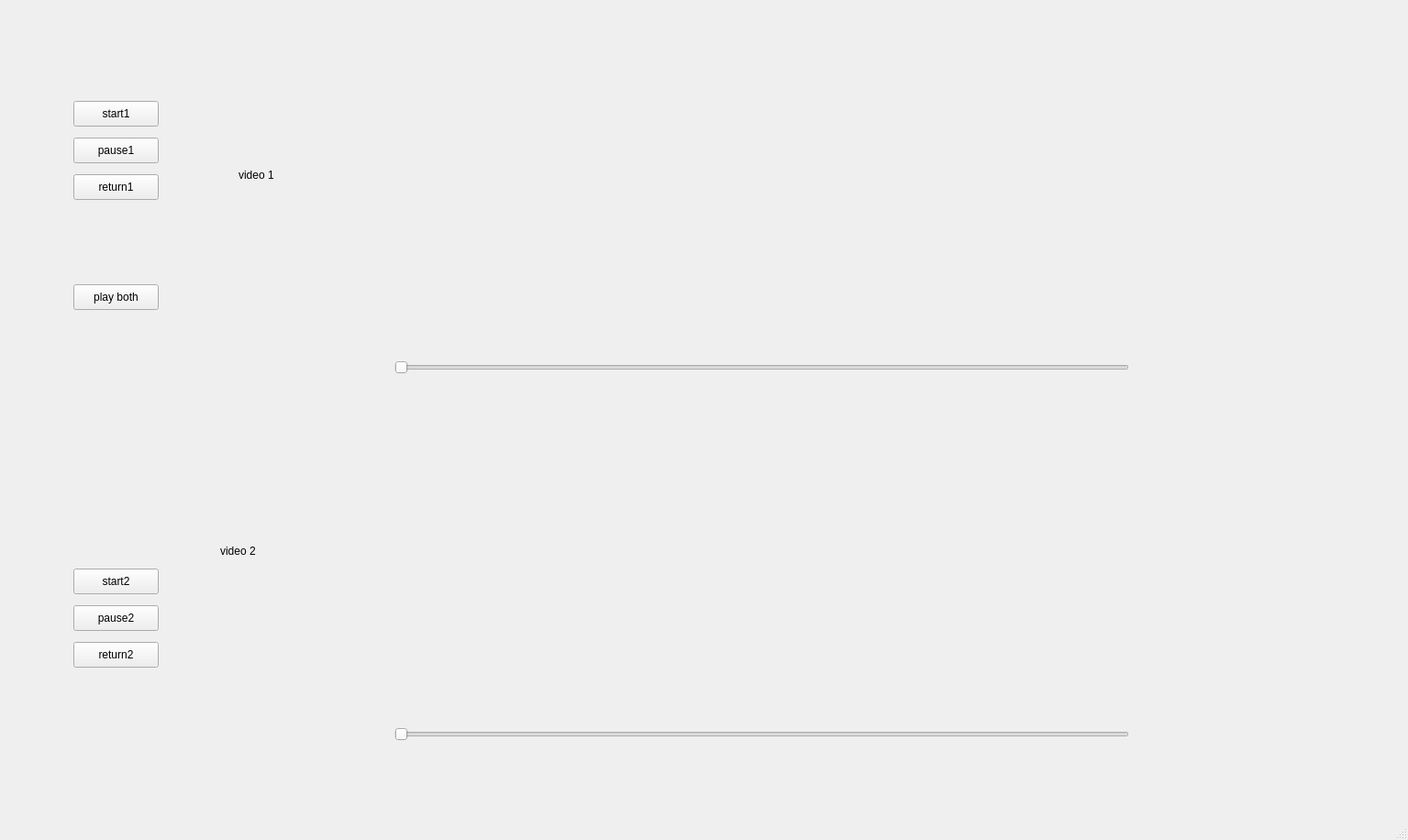
<?xml version="1.0" encoding="UTF-8"?>
<ui version="4.0">
 <class>MainWindow</class>
 <widget class="QMainWindow" name="MainWindow">
  <property name="geometry">
   <rect>
    <x>0</x>
    <y>0</y>
    <width>1535</width>
    <height>916</height>
   </rect>
  </property>
  <property name="maximumSize">
   <size>
    <width>1535</width>
    <height>916</height>
   </size>
  </property>
  <property name="windowTitle">
   <string>MainWindow</string>
  </property>
  <widget class="QWidget" name="centralwidget">
   <widget class="QLabel" name="label">
    <property name="geometry">
     <rect>
      <x>260</x>
      <y>40</y>
      <width>1211</width>
      <height>301</height>
     </rect>
    </property>
    <property name="text">
     <string>video 1</string>
    </property>
   </widget>
   <widget class="QPushButton" name="pushButton">
    <property name="geometry">
     <rect>
      <x>80</x>
      <y>110</y>
      <width>93</width>
      <height>28</height>
     </rect>
    </property>
    <property name="text">
     <string>start1</string>
    </property>
   </widget>
   <widget class="QPushButton" name="pushButton_2">
    <property name="geometry">
     <rect>
      <x>80</x>
      <y>150</y>
      <width>93</width>
      <height>28</height>
     </rect>
    </property>
    <property name="text">
     <string>pause1</string>
    </property>
   </widget>
   <widget class="QPushButton" name="pushButton_3">
    <property name="geometry">
     <rect>
      <x>80</x>
      <y>190</y>
      <width>93</width>
      <height>28</height>
     </rect>
    </property>
    <property name="text">
     <string>return1</string>
    </property>
   </widget>
   <widget class="QPushButton" name="pushButton_4">
    <property name="geometry">
     <rect>
      <x>80</x>
      <y>310</y>
      <width>93</width>
      <height>28</height>
     </rect>
    </property>
    <property name="text">
     <string>play both</string>
    </property>
   </widget>
   <widget class="QSlider" name="horizontalSlider">
    <property name="geometry">
     <rect>
      <x>430</x>
      <y>390</y>
      <width>801</width>
      <height>22</height>
     </rect>
    </property>
    <property name="orientation">
     <enum>Qt::Horizontal</enum>
    </property>
   </widget>
   <widget class="QLabel" name="label_2">
    <property name="geometry">
     <rect>
      <x>1290</x>
      <y>390</y>
      <width>58</width>
      <height>15</height>
     </rect>
    </property>
    <property name="text">
     <string/>
    </property>
   </widget>
   <widget class="QPushButton" name="pushButton_5">
    <property name="geometry">
     <rect>
      <x>80</x>
      <y>620</y>
      <width>93</width>
      <height>28</height>
     </rect>
    </property>
    <property name="text">
     <string>start2</string>
    </property>
   </widget>
   <widget class="QSlider" name="horizontalSlider_2">
    <property name="geometry">
     <rect>
      <x>430</x>
      <y>790</y>
      <width>801</width>
      <height>22</height>
     </rect>
    </property>
    <property name="orientation">
     <enum>Qt::Horizontal</enum>
    </property>
   </widget>
   <widget class="QLabel" name="label_3">
    <property name="geometry">
     <rect>
      <x>240</x>
      <y>460</y>
      <width>1171</width>
      <height>281</height>
     </rect>
    </property>
    <property name="text">
     <string>video 2</string>
    </property>
   </widget>
   <widget class="QLabel" name="label_4">
    <property name="geometry">
     <rect>
      <x>1290</x>
      <y>790</y>
      <width>58</width>
      <height>15</height>
     </rect>
    </property>
    <property name="text">
     <string/>
    </property>
   </widget>
   <widget class="QPushButton" name="pushButton_6">
    <property name="geometry">
     <rect>
      <x>80</x>
      <y>660</y>
      <width>93</width>
      <height>28</height>
     </rect>
    </property>
    <property name="text">
     <string>pause2</string>
    </property>
   </widget>
   <widget class="QPushButton" name="pushButton_7">
    <property name="geometry">
     <rect>
      <x>80</x>
      <y>700</y>
      <width>93</width>
      <height>28</height>
     </rect>
    </property>
    <property name="text">
     <string>return2</string>
    </property>
   </widget>
  </widget>
  <widget class="QMenuBar" name="menubar">
   <property name="geometry">
    <rect>
     <x>0</x>
     <y>0</y>
     <width>1535</width>
     <height>26</height>
    </rect>
   </property>
  </widget>
  <widget class="QStatusBar" name="statusbar"/>
 </widget>
 <resources/>
 <connections/>
</ui>
